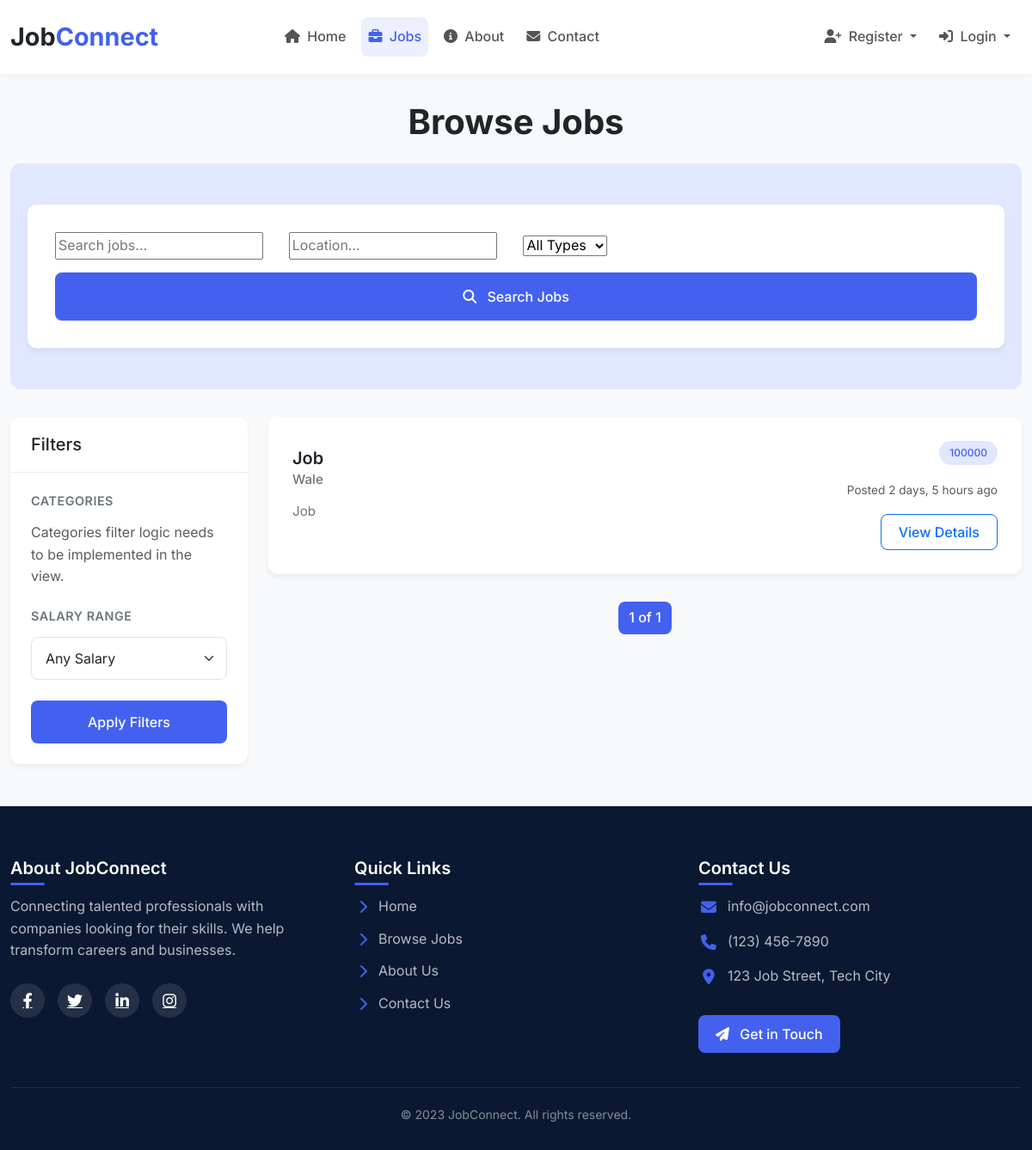
Screenshot of /jobs/ with the database file from the repository.
### jobs/models.py (models this page shows, shortened)
class Job(models.Model):
    STATUS_CHOICES = [
        ('active', 'Active'),
        ('closed', 'Closed'),
    ]
    JOB_TYPE_CHOICES = [
        ('full_time', 'Full_Time'),
        ('part_time', 'Part_Time'),
        ('contract', 'Contract'),
        ('internship', 'Internship'),
        ('remote', 'Remote'),
    ]
    employer = models.ForeignKey(Employer, on_delete=models.CASCADE, related_name='jobs')
    title = models.CharField(max_length=100)
    description = models.TextField()
    requirements = models.TextField()
    salary = models.CharField(max_length=50, blank=True, null=True)
    location = models.CharField(max_length=100)
    job_type = models.CharField(max_length=20, choices=JOB_TYPE_CHOICES, default='full_time')
    status = models.CharField(max_length=10, choices=STATUS_CHOICES, default='active')
    date_posted = models.DateTimeField(default=timezone.now)
    deadline = models.DateField(blank=True, null=True)
    class Meta:
        ordering = ['-date_posted']

class Employer(models.Model):
    user = models.OneToOneField(User, on_delete=models.CASCADE, related_name='employer')
    company_name = models.CharField(max_length=100)
    company_description = models.TextField()
    website = models.URLField(blank=True, null=True)
    location = models.CharField(max_length=100)
    phone = models.CharField(max_length=20)
    logo = models.ImageField(upload_to='company_/logos', blank=True, null=True)
    date_joined = models.DateTimeField(default=timezone.now)

### jobs/views.py (the view)
# urls.py: path('jobs/', views.job_list, name='job_list'),
def job_list(request):
    job_list = Job.objects.all()
    form = JobSearchForm(request.GET)  # Bind the form with GET data
    if form.is_valid():
        search_term = form.cleaned_data.get('search')
        if search_term:
            job_list = job_list.filter(title__icontains=search_term)  # Filter by title
        location = form.cleaned_data.get('location')
        if location:
            job_list = job_list.filter(location__icontains=location)
        job_type = form.cleaned_data.get('job_type')
        if job_type:
            job_list = job_list.filter(job_type=job_type)
        salary_range = form.cleaned_data.get('salary_range')
        if salary_range:
            min_salary, max_salary = map(int, salary_range.split('-')) if '-' in salary_range else (int(salary_range[:-1]), float('inf'))
            if max_salary == float('inf'):
                job_list = job_list.filter(salary__gte=min_salary)
            else:
                job_list = job_list.filter(salary__gte=min_salary, salary__lte=max_salary)
    paginator = Paginator(job_list, 10)  # Show 10 jobs per page
    page_number = request.GET.get('page')
    page_obj = paginator.get_page(page_number)
    context = {
        'page_obj': page_obj,
        'form': form,
    }
    return render(request, 'jobs/job_list.html', context)

### jobs/forms.py
class JobSearchForm(forms.Form):
    search = forms.CharField(required=False, widget=forms.TextInput(attrs={'placeholder': 'Search jobs...'}))
    location = forms.CharField(required=False, widget=forms.TextInput(attrs={'placeholder': 'Location...'}))
    job_type = forms.ChoiceField(required=False, choices=[('', 'All Types')] + list(Job.JOB_TYPE_CHOICES))

### jobs/templates/jobs/job_list.html (shortened to what this page needs)
{% extends 'base.html' %}
{% load static %}
{% block content %}
<div class="container">
    <h1>Browse Jobs</h1>
    <div class="search-section">
        <div class="search-container">
            <form action="{% url 'job_list' %}" method="get" class="search-form-modern">
                <div class="form-group">
                    {{ form.search }}
                    </div>
                <div class="form-group">
                    {{ form.location }}
                </div>
                <div class="form-group">
                    {{ form.job_type }}
                </div>
                <button type="submit" class="btn btn-primary">
                    <i class="fas fa-search me-2"></i> Search Jobs
                </button>
            </form>
        </div>
    </div>
    <div class="row">
        <div class="col-lg-3">
            <div class="filter-card card">
                <div class="card-header">
                    <h5 class="mb-0">Filters</h5>
                </div>
                <div class="card-body">
                    <form action="{% url 'job_list' %}" method="get">
                        <h6 class="mb-3">Categories</h6>
                        <div class="mb-4">
                            <p class="text-muted">Categories filter logic needs to be implemented in the view.</p>
                        </div>
                        <h6 class="mb-3">Salary Range</h6>
                        <div class="mb-4">
                            <select name="salary_range" class="form-select">
                                <option value="">Any Salary</option>
                            </select>
                        </div>
                        <button type="submit" class="btn btn-primary w-100">Apply Filters</button>
                    </form>
                </div>
            </div>
        </div>
        <div class="col-lg-9">
            {% if page_obj %}
                {% for job in page_obj %}
                <div class="job-card card">
                    <div class="card-body">
                        <div class="row align-items-center">
                            <div class="col-md-8">
                                <h5 class="card-title mb-2">
                                    <a href="{% url 'job_detail' job.id %}">{{ job.title }}</a>
                                </h5>
                                <h6 class="card-subtitle mb-3">{{ job.employer.company_name }}</h6>
                                <p class="card-text">{{ job.description|truncatechars:150 }}</p>
                            </div>
                            <div class="col-md-4 text-md-end">
                                <div class="mb-3">
                                    <span class="badge">{{ job.salary }}</span>
                                </div>
                                <div class="mb-3">
                                    <small class="text-muted">Posted {{ job.date_posted|timesince }} ago</small>
                                </div>
                                <a href="{% url 'job_detail' job.id %}" class="btn btn-outline-primary">View Details</a>
                            </div>
                        </div>
                    </div>
                </div>
                {% endfor %}
                <nav aria-label="Page navigation" class="mt-4">
                    <ul class="pagination justify-content-center">
                        {% if page_obj.paginator.num_pages > 1 %}
                            {% for i in page_obj.paginator.page_range %}
                            <li class="page-item {% if page_obj.number == i %}active{% endif %}">
                                <a href="?page={{ i }}{% for key, value in request.GET.items %}{% if key != 'page' %}&{{ key }}={{ value }}{% endif %}{% endfor %}" class="page-link">{{ i }}</a>
                            </li>
                            {% endfor %}
                        {% else %}
                        <li class="page-item active">
                            <span class="page-link">1 of 1</span>
                        </li>
                        {% endif %}
                    </ul>
                </nav>
            {% endif %}
        </div>
    </div>
</div>
<br>
{% endblock %}

### jobs/templates/base.html (style rules this page uses)
:root { --primary: #4361ee; --primary-dark: #3a0ca3; --secondary: #f72585; --light: #f8f9fa; --dark: #212529; }

### jobs/templates/jobs/job_list.html (style rules this page uses)
:root { --primary: #4361ee; --primary-light: #e0e7ff; --primary-dark: #3a0ca3; --secondary: #f72585; --light: #f8f9fa; --dark: #212529; --gray: #6c757d; --light-gray: #e9ecef; --white: #ffffff; --card-shadow: 0 4px 6px rgba(0, 0, 0, 0.05); --card-shadow-hover: 0 10px 15px rgba(0, 0, 0, 0.1); --border-radius: 8px; --transition-duration: 0.2s; --transition-easing: ease-in-out; }
.container { max-width: 1200px; }
h1 { font-weight: 700; margin: 2rem 0 1.5rem; color: var(--dark); text-align: center; }
.search-section { background-color: var(--primary-light); padding: 3rem 20px; margin-bottom: 2rem; border-radius: 12px; }
.search-container { background-color: var(--white); border-radius: 10px; box-shadow: var(--card-shadow); padding: 2rem; }
.search-form-modern { display: grid; grid-template-columns: repeat(auto-fit, minmax(250px, 1fr)); gap: 15px; align-items: center; }
.search-form-modern .form-group { margin-bottom: 0; position: relative; }
.search-form-modern .btn-primary { grid-column: 1 / -1; padding: 1rem 1.5rem; border: none; border-radius: var(--border-radius); font-weight: 500; cursor: pointer; transition: background-color var(--transition-duration) var(--transition-easing), box-shadow var(--transition-duration) var(--transition-easing); background-color: var(--primary); color: var(--white); }
.filter-card { border: none; border-radius: 12px; box-shadow: var(--card-shadow); margin-bottom: 1.5rem; background-color: var(--white); }
.filter-card .card-header { background-color: transparent; border-bottom: 1px solid var(--light-gray); padding: 1.25rem 1.5rem; font-weight: 600; }
.filter-card .card-body { padding: 1.5rem; }
.filter-card h6 { font-size: 0.9rem; font-weight: 600; color: var(--gray); text-transform: uppercase; letter-spacing: 0.5px; margin-bottom: 0.5rem; }
.filter-card .form-select { padding: 0.75rem 1rem; border-radius: var(--border-radius); }
.filter-card .btn-primary { width: 100%; padding: 0.8rem 1.2rem; border-radius: var(--border-radius); font-weight: 500; background-color: var(--primary); color: var(--white); border: none; cursor: pointer; transition: background-color var(--transition-duration) var(--transition-easing); }
.job-card { border: none; border-radius: 12px; box-shadow: var(--card-shadow); transition: all 0.3s ease; margin-bottom: 1.5rem; background-color: var(--white); overflow: hidden; }
.job-card .card-body { padding: 1.75rem; }
.job-card .card-title { font-weight: 600; margin-bottom: 0.5rem; }
.job-card .card-title a { color: var(--dark); text-decoration: none; transition: color 0.2s; }
.job-card .card-subtitle { color: var(--gray); font-size: 0.95rem; margin-bottom: 1rem; }
.job-card .card-text { color: var(--gray); font-size: 0.95rem; line-height: 1.6; margin-bottom: 1.5rem; }
.job-card .badge { font-weight: 500; padding: 0.5rem 0.75rem; border-radius: 50px; background-color: var(--primary-light); color: var(--primary); }
.job-card .text-muted { font-size: 0.85rem; }
.job-card .btn-outline-primary { border-radius: var(--border-radius); padding: 0.5rem 1.25rem; font-weight: 500; }
.pagination { margin-top: 2rem; }
.page-item .page-link { border: none; color: var(--gray); font-weight: 500; margin: 0 0.25rem; border-radius: var(--border-radius) !important; }
.page-item.active .page-link { background-color: var(--primary); color: var(--white); }

### rows the page displays
Job: title "Job", employer.company_name "Wale", description "Job", salary "100000", date_posted "2 days, 5 hours"
